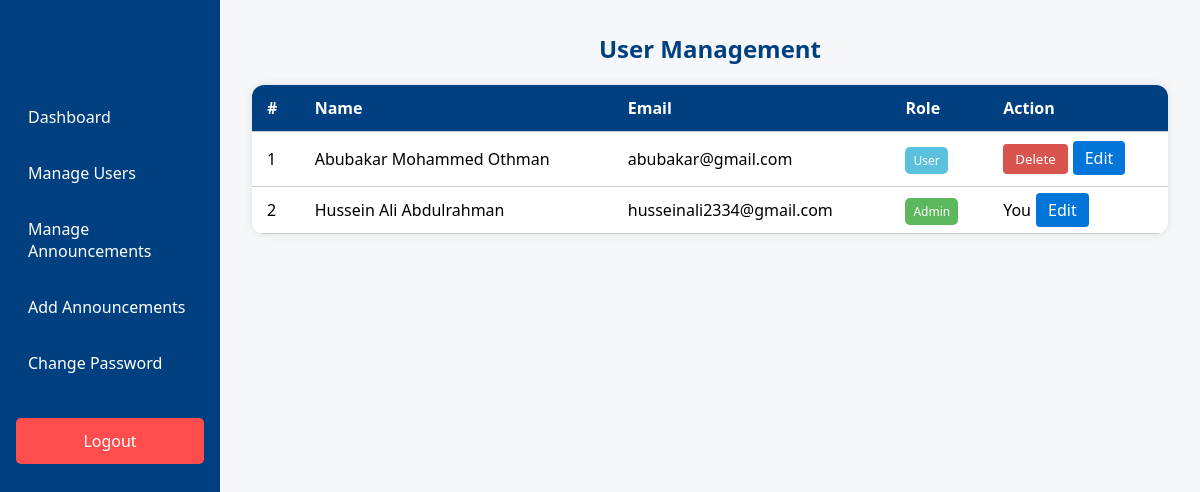
Screenshot of /admin/admin_users.php (signed in) with the database file from the repository.
### tables this page shows
CREATE TABLE `users` (
  `id` int(11) NOT NULL,
  `name` varchar(100) NOT NULL,
  `email` varchar(100) NOT NULL,
  `emp` varchar(50) NOT NULL,
  `phone` varchar(20) NOT NULL,
  `gender` varchar(10) DEFAULT NULL,
  `department_id` int(11) NOT NULL,
  `department` varchar(100) DEFAULT NULL,
  `password` varchar(255) NOT NULL,
  `role` enum('admin','user') DEFAULT 'user',
  `create_at` timestamp NOT NULL DEFAULT current_timestamp() ON UPDATE current_timestamp(),
  `status` enum('active','blocked') NOT NULL DEFAULT 'active'
);

### admin/admin_users.php (the view, shortened to what this page needs)
<?php
include '../connection.php';
$result = mysqli_query($conn, "SELECT id, name, email, role FROM users ORDER BY id DESC");
?>
<!DOCTYPE html>
<html lang="en">
<head>
</head>
<body>
  <div class="sidebar">
    <h2>Admin Panel</h2>
    <nav>
      <a href="dashboard.php">Dashboard</a>
      <a href="admin_users.php">Manage Users</a>
      <a href="announcement.php">Manage Announcements</a>
      <a href="add_announcement.php">Add Announcements</a>
      <a href="change_password.php">Change Password</a>
      <a href="../logout.php" class="logout">Logout</a>
    </nav>
  </div>
<div class="main">
  <h2>User Management</h2>
  <table>
    <tr>
      <th>#</th>
      <th>Name</th>
      <th>Email</th>
      <th>Role</th>
      <th>Action</th>
    </tr>
    <?php
    if ($result && mysqli_num_rows($result) > 0) {
        $i = 1;
        while ($row = mysqli_fetch_assoc($result)) {
            echo "<tr>";
            echo "<td>" . $i++ . "</td>";
            echo "<td>" . htmlspecialchars($row['name']) . "</td>";
            echo "<td>" . htmlspecialchars($row['email']) . "</td>";
            echo "<td><span class='role-badge " . ($row['role'] === 'admin' ? 'admin' : 'user') . "'>" . ucfirst($row['role']) . "</span></td>";
            echo "<td>";
            if ($row['id'] != $_SESSION['user_id']) {
                echo "<form method='POST' style='display:inline-block;'>
                        <input type='hidden' name='delete_id' value='" . $row['id'] . "' />
                        <button type='submit' onclick=\"return confirm('Are you sure you want to delete this user?')\">Delete</button>
                      </form>";
            } else {
                echo "You";
            }
            echo "<a class='edit-btn' href='edit_users.php?id=" . $row['id'] . "'>Edit</a>";
            echo "</td></tr>";
        }
    } else {
        echo "<tr><td colspan='5'>No users found.</td></tr>";
    }
    ?>
  </table>
</div>
</body>
</html>

### admin/admin_users.php (style rules this page uses)
* { margin: 0; padding: 0; box-sizing: border-box; font-family: 'Segoe UI', sans-serif; }
body { display: flex; min-height: 100vh; background-color: #f5f7fb; }
.sidebar { width: 220px; background: #004080; color: white; padding: 2rem 1rem; position: fixed; height: 100vh; }
.sidebar h2 { text-align: center; margin-bottom: 2rem; font-size: 22px; }
.sidebar nav a { display: block; color: white; text-decoration: none; padding: 12px; margin-bottom: 10px; border-radius: 5px; transition: background 0.3s; }
.main { margin-left: 220px; width: calc(100% - 220px); padding: 2rem; }
h2 { text-align: center; color: #004080; margin-bottom: 20px; }
table { width: 100%; border-collapse: collapse; margin-top: 20px; background: white; box-shadow: 0 0 10px rgba(0,0,0,0.1); border-radius: 12px; overflow: hidden; }
th, td { padding: 12px 15px; text-align: left; border-bottom: 1px solid #ccc; }
th { background-color: #004080; color: white; }
form { display: inline; }
button { padding: 6px 12px; background: #d9534f; color: white; border: none; border-radius: 4px; cursor: pointer; }
.logout { display: block; margin-top: 2rem; padding: 10px; background: #ff4d4d; color: white; text-align: center; text-decoration: none; border-radius: 5px; }
.role-badge { padding: 5px 8px; border-radius: 5px; font-size: 12px; color: white; }
.admin { background-color: #5cb85c; }
.user { background-color: #5bc0de; }
.edit-btn { padding: 6px 12px; background: #0275d8; color: white; border-radius: 4px; text-decoration: none; margin-left: 5px; }

### rows the page displays
users: name "Abubakar Mohammed Othman", email "abubakar@gmail.com", role "User"
users: name "Hussein Ali Abdulrahman", email "husseinali2334@gmail.com", role "Admin", shows "You"
